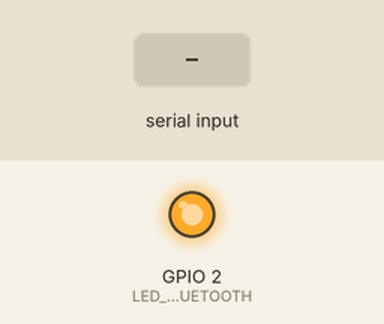
This sketch was run on a simulated ESP32. On the bench: output pins drawn as LEDs (lit = HIGH). The inputs (shaded band) are chosen by the test bench. Nothing arrives over Bluetooth unless stated; what the sketch prints to the serial monitor is not drawn.

Above: at 0.1 s.
At 2.4 s:
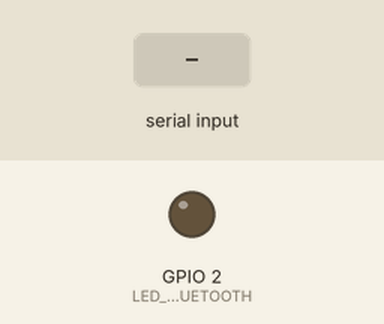
2.5 s: "PING\n" received over the second serial link
4.0 s: "STATUS\n" received over the second serial link
5.5 s: "1\n" received over the second serial link
Timing chart, 0 to 8.5 s (numbered marks = the images above; inputs shaded):
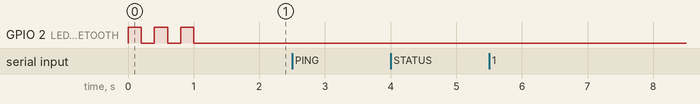

The sketch:

ayamesp32.ino
```cpp
#include "BluetoothSerial.h"
#include <HardwareSerial.h>

// --- KONFIGURASI BLUETOOTH ---
BluetoothSerial SerialBT;
String deviceName = "SmartFarm_ESP32";

// --- KONFIGURASI KOMUNIKASI DENGAN ARDUINO ---
HardwareSerial ArduinoSerial(2); // Menggunakan UART2
#define RX_PIN 16  // Pin RX ESP32 dari TX Arduino
#define TX_PIN 17  // Pin TX ESP32 ke RX Arduino

// --- LED STATUS ---
#define LED_BLUETOOTH 2
#define LED_BUILTIN 2

// --- VARIABEL STATUS ---
bool bluetoothConnected = false;

void setup() {
  Serial.begin(115200);

  // Setup komunikasi dengan Arduino
  ArduinoSerial.begin(9600, SERIAL_8N1, RX_PIN, TX_PIN);

  // Setup LED
  pinMode(LED_BLUETOOTH, OUTPUT);
  digitalWrite(LED_BLUETOOTH, LOW);

  // Inisialisasi Bluetooth
  SerialBT.begin(deviceName);

  Serial.println("ESP32 Bluetooth Bridge Started");
  Serial.println("Device Name: " + deviceName);
  Serial.println("Waiting for Bluetooth connection...");

  // Callback untuk status koneksi Bluetooth
  SerialBT.register_callback(bluetoothCallback);

  // Indikator siap
  blinkLED(3);
}

void loop() {
  // Cek perintah dari Bluetooth dan teruskan ke Arduino
  if (SerialBT.available()) {
    String command = SerialBT.readStringUntil('\n');
    command.trim(); // Hapus whitespace

    if (command.length() > 0) {
      prosesPerintahBluetooth(command);
    }
  }

  // Cek data dari Arduino dan teruskan ke Bluetooth (opsional)
  if (ArduinoSerial.available()) {
    String data = ArduinoSerial.readStringUntil('\n');
    data.trim();

    if (data.length() > 0) {
      Serial.println("Arduino: " + data);

      // Teruskan ke Bluetooth jika terkoneksi
      if (bluetoothConnected) {
        SerialBT.println(data);
      }
    }
  }

  // Update LED status
  digitalWrite(LED_BLUETOOTH, bluetoothConnected);
}

void prosesPerintahBluetooth(String perintah) {
  Serial.println("Bluetooth: " + perintah);

  // Perintah khusus ESP32
  if (perintah == "PING") {
    SerialBT.println("PONG");
    return;
  }

  if (perintah == "STATUS") {
    SerialBT.println("ESP32_OK");
    return;
  }

  // Perintah untuk Arduino (single character)
  if (perintah.length() == 1) {
    char cmd = perintah.charAt(0);

    // Validasi perintah yang valid
    if (isValidCommand(cmd)) {
      // Kirim ke Arduino
      ArduinoSerial.print(cmd);

      // Konfirmasi ke Bluetooth
      SerialBT.println("OK:" + perintah);

      Serial.println("Command sent to Arduino: " + perintah);
    } else {
      SerialBT.println("ERROR:INVALID_COMMAND");
      Serial.println("Invalid command: " + perintah);
    }
  }
  // Perintah multi-character
  else {
    // Jika ingin mengirim string lengkap ke Arduino
    ArduinoSerial.println(perintah);
    SerialBT.println("SENT:" + perintah);
  }
}

bool isValidCommand(char cmd) {
  // Daftar perintah yang valid untuk Arduino
  char validCommands[] = {'L', 'l', 'M', 'A', 'a', 'B', 'b', 'D'};

  for (int i = 0; i < sizeof(validCommands); i++) {
    if (cmd == validCommands[i]) {
      return true;
    }
  }
  return false;
}

void bluetoothCallback(esp_spp_cb_event_t event, esp_spp_cb_param_t *param) {
  if (event == ESP_SPP_SRV_OPEN_EVT) {
    Serial.println("Bluetooth Client Connected");
    bluetoothConnected = true;

    // Kirim pesan selamat datang
    SerialBT.println("CONNECTED:" + deviceName);
    SerialBT.println("READY");

    // Blink LED sebagai indikator
    blinkLED(2);

  } else if (event == ESP_SPP_CLOSE_EVT) {
    Serial.println("Bluetooth Client Disconnected");
    bluetoothConnected = false;
  }
}

void blinkLED(int count) {
  for (int i = 0; i < count; i++) {
    digitalWrite(LED_BLUETOOTH, HIGH);
    delay(200);
    digitalWrite(LED_BLUETOOTH, LOW);
    delay(200);
  }
}
```

Measured:
- after the input at 2.5 s, every drawn part: stays the same
- after the input at 4.0 s, every drawn part: stays the same
- after the input at 5.5 s, every drawn part: stays the same
